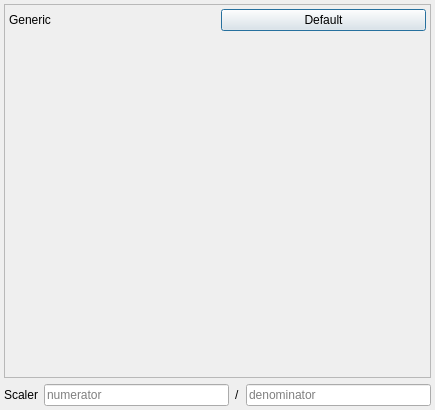
<?xml version="1.0" encoding="UTF-8"?>
<ui version="4.0">
 <class>DmxTypeSelectorWidget</class>
 <widget class="QDialog" name="DmxTypeSelectorWidget">
  <property name="geometry">
   <rect>
    <x>0</x>
    <y>0</y>
    <width>435</width>
    <height>410</height>
   </rect>
  </property>
  <property name="windowTitle">
   <string>DMX Channel Type Selection</string>
  </property>
  <property name="modal">
   <bool>true</bool>
  </property>
  <layout class="QVBoxLayout" name="verticalLayout">
   <property name="leftMargin">
    <number>4</number>
   </property>
   <property name="topMargin">
    <number>4</number>
   </property>
   <property name="rightMargin">
    <number>4</number>
   </property>
   <property name="bottomMargin">
    <number>4</number>
   </property>
   <item>
    <widget class="QScrollArea" name="scrollArea">
     <property name="widgetResizable">
      <bool>true</bool>
     </property>
     <widget class="QWidget" name="scrollAreaWidgetContents">
      <property name="geometry">
       <rect>
        <x>0</x>
        <y>0</y>
        <width>425</width>
        <height>364</height>
       </rect>
      </property>
      <layout class="QGridLayout" name="buttonLayout">
       <property name="leftMargin">
        <number>4</number>
       </property>
       <property name="topMargin">
        <number>4</number>
       </property>
       <property name="rightMargin">
        <number>4</number>
       </property>
       <property name="bottomMargin">
        <number>4</number>
       </property>
       <item row="0" column="0">
        <widget class="QLabel" name="firstLabel">
         <property name="text">
          <string>Generic</string>
         </property>
        </widget>
       </item>
       <item row="0" column="1">
        <widget class="QPushButton" name="firstButton">
         <property name="text">
          <string>Default</string>
         </property>
        </widget>
       </item>
       <item row="1" column="0" colspan="2">
        <spacer name="verticalSpacer">
         <property name="orientation">
          <enum>Qt::Vertical</enum>
         </property>
         <property name="sizeHint" stdset="0">
          <size>
           <width>20</width>
           <height>40</height>
          </size>
         </property>
        </spacer>
       </item>
      </layout>
     </widget>
    </widget>
   </item>
   <item>
    <layout class="QHBoxLayout" name="scalerLayout">
     <property name="topMargin">
      <number>0</number>
     </property>
     <item>
      <widget class="QLabel" name="label">
       <property name="sizePolicy">
        <sizepolicy hsizetype="Preferred" vsizetype="Preferred">
         <horstretch>0</horstretch>
         <verstretch>0</verstretch>
        </sizepolicy>
       </property>
       <property name="text">
        <string>Scaler</string>
       </property>
      </widget>
     </item>
     <item>
      <widget class="QLineEdit" name="numeratorEdit">
       <property name="placeholderText">
        <string>numerator</string>
       </property>
      </widget>
     </item>
     <item>
      <widget class="QLabel" name="divLabel">
       <property name="text">
        <string>/</string>
       </property>
      </widget>
     </item>
     <item>
      <widget class="QLineEdit" name="denominatorEdit">
       <property name="placeholderText">
        <string>denominator</string>
       </property>
      </widget>
     </item>
    </layout>
   </item>
  </layout>
 </widget>
 <resources/>
 <connections/>
</ui>
